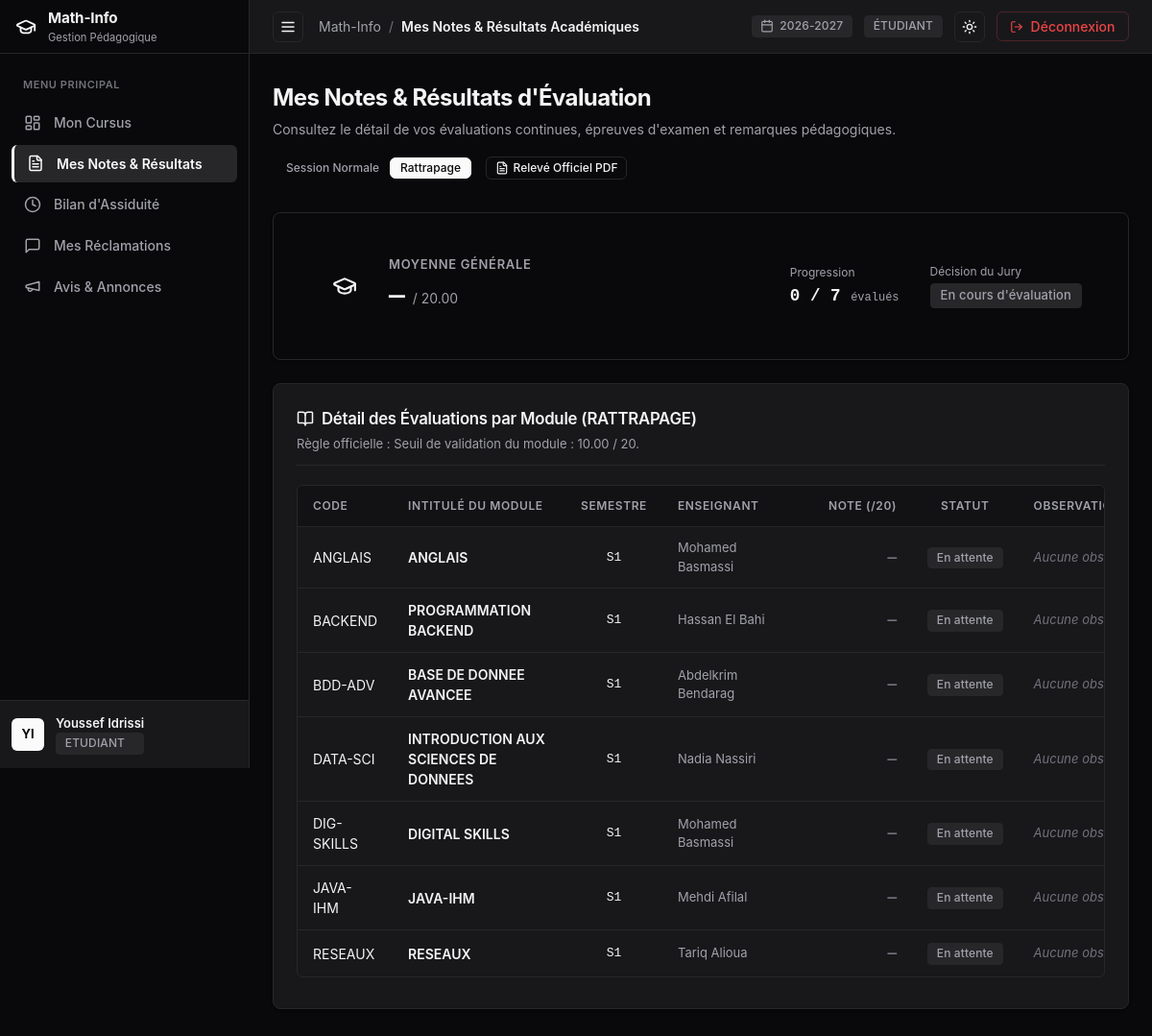
The page /etudiant/notes?session=RATTRAPAGE (signed in) on the database its author committed.
### tables this page shows
CREATE TABLE `utilisateurs` (
  `idUtilisateur` int NOT NULL AUTO_INCREMENT,
  `nom` varchar(100) NOT NULL,
  `prenom` varchar(100) NOT NULL,
  `email` varchar(150) NOT NULL,
  `motDePasse` varchar(255) NOT NULL,
  `role` enum('ADMIN','ENSEIGNANT','ETUDIANT') NOT NULL,
  `dateCreation` timestamp NULL DEFAULT CURRENT_TIMESTAMP,
  PRIMARY KEY (`idUtilisateur`),
  UNIQUE KEY `email` (`email`)
);

CREATE TABLE `modules` (
  `idModule` int NOT NULL AUTO_INCREMENT,
  `code` varchar(20) NOT NULL,
  `intitule` varchar(150) NOT NULL,
  `semestre` enum('S1','S2','S3','S4') NOT NULL,
  `coefficient` float NOT NULL DEFAULT '1',
  `idFiliere` int NOT NULL,
  `idEnseignant` int DEFAULT NULL,
  PRIMARY KEY (`idModule`),
  UNIQUE KEY `code` (`code`),
  KEY `idFiliere` (`idFiliere`),
  KEY `idEnseignant` (`idEnseignant`),
  CONSTRAINT `modules_ibfk_1` FOREIGN KEY (`idFiliere`) REFERENCES `filieres` (`idFiliere`) ON DELETE CASCADE,
  CONSTRAINT `modules_ibfk_2` FOREIGN KEY (`idEnseignant`) REFERENCES `enseignants` (`idUtilisateur`) ON DELETE SET NULL
);

### src/Views/etudiant/notes.php (the view, shortened to what the rows shown need)
<?php
$moyenneVal = $gpa['moyenne'] !== null ? number_format((float)$gpa['moyenne'], 2) : '—';
?>
<div class="content-container">
  <div style="margin-bottom: 2rem;">
    <div style="display: flex; justify-content: space-between; align-items: flex-start; flex-wrap: wrap; gap: 1rem;">
      <div>
        <h1 style="font-size: 1.5rem; font-weight: 700; letter-spacing: -0.025em; color: var(--text-main); margin-bottom: 0.25rem;">
          Mes Notes & Résultats d'Évaluation
        </h1>
        <p style="color: var(--text-muted); font-size: 0.875rem;">
          Consultez le détail de vos évaluations continues, épreuves d'examen et remarques pédagogiques.
        </p>
      </div>
      <div style="display: flex; gap: 0.75rem; align-items: center; flex-wrap: wrap;">
        <div style="display: flex; background: var(--bg-card); border: 1px solid var(--border-color); border-radius: var(--radius-sm); padding: 3px;">
          <a href="/etudiant/notes?session=NORMALE" class="btn btn-sm <?= $currentSession === 'NORMALE' ? 'btn-primary' : 'btn-ghost' ?>" style="padding: 4px 10px; font-size: 0.75rem;">
            Session Normale
          </a>
          <a href="/etudiant/notes?session=RATTRAPAGE" class="btn btn-sm <?= $currentSession === 'RATTRAPAGE' ? 'btn-primary' : 'btn-ghost' ?>" style="padding: 4px 10px; font-size: 0.75rem;">
            Rattrapage
          </a>
        </div>
        <a href="/etudiant/releve/pdf" target="_blank" class="btn btn-outline btn-sm">
          <?= Icon::get('file-text', 14) ?>
          <span>Relevé Officiel PDF</span>
        </a>
      </div>
    </div>
  </div>
  <div class="card" style="margin-bottom: 1.5rem; background: linear-gradient(to right, var(--bg-card), var(--bg-hover));">
    <div style="padding: 1.25rem 1.5rem; display: flex; justify-content: space-between; align-items: center; flex-wrap: wrap; gap: 1.5rem;">
      <div style="display: flex; align-items: center; gap: 1.25rem;">
        <div style="width: 52px; height: 52px; border-radius: var(--radius); background: var(--border-color); display: flex; align-items: center; justify-content: center; color: var(--text-main);">
          <?= Icon::get('graduation-cap', 26) ?>
        </div>
        <div>
          <div style="font-size: 0.8125rem; color: var(--text-muted); text-transform: uppercase; letter-spacing: 0.05em; font-weight: 600;">
            Moyenne Générale
          </div>
          <div style="display: flex; align-items: baseline; gap: 0.5rem; margin-top: 2px;">
            <span style="font-size: 1.75rem; font-weight: 800; font-family: ui-monospace, monospace; color: var(--text-main);">
              <?= $moyenneVal ?>
            </span>
            <span style="font-size: 0.875rem; color: var(--text-muted);">/ 20.00</span>
          </div>
        </div>
      </div>
      <div style="display: flex; gap: 2rem; align-items: center; flex-wrap: wrap;">
        <div>
          <div style="font-size: 0.75rem; color: var(--text-muted); margin-bottom: 2px;">Progression</div>
          <div style="font-size: 1.1rem; font-weight: 700; font-family: ui-monospace, monospace;">
            <?= $gpa['modulesEvalues'] ?> / <?= $gpa['totalModules'] ?> <span style="font-size: 0.75rem; font-weight: 400; color: var(--text-muted);">évalués</span>
          </div>
        </div>
        <div>
          <div style="font-size: 0.75rem; color: var(--text-muted); margin-bottom: 2px;">Décision du Jury</div>
          <div>
            <?php if ($gpa['decision'] === 'Admis'): ?>
              <span class="badge badge-success" style="font-size: 0.8125rem; font-weight: 700; padding: 4px 10px;">
                <span class="status-dot"></span> Admis
              </span>
            <?php elseif ($gpa['decision'] === 'Session de Rattrapage'): ?>
              <span class="badge badge-warning" style="font-size: 0.8125rem; font-weight: 700; padding: 4px 10px;">
                <span class="status-dot"></span> Session de Rattrapage
              </span>
            <?php elseif ($gpa['decision'] === 'Ajourné'): ?>
              <span class="badge badge-destructive" style="font-size: 0.8125rem; font-weight: 700; padding: 4px 10px;">
                <span class="status-dot"></span> Ajourné
              </span>
            <?php else: ?>
              <span class="badge badge-neutral" style="font-size: 0.8125rem; padding: 4px 10px;">
                En cours d'évaluation
              </span>
            <?php endif; ?>
          </div>
        </div>
      </div>
    </div>
  </div>
  <div class="card">
    <div class="card-header">
      <div>
        <span class="card-title">
          <?= Icon::get('book-open', 18) ?>
          <span>Détail des Évaluations par Module (<?= htmlspecialchars($currentSession) ?>)</span>
        </span>
        <span class="card-desc" style="display: block; margin-top: 0.25rem;">
          Règle officielle : Seuil de validation du module : 10.00 / 20.
        </span>
      </div>
    </div>
    <?php if (empty($notes)): ?>
      <div style="padding: 3rem; text-align: center; color: var(--text-muted); font-size: 0.875rem;">
        <div style="margin-bottom: 0.5rem; color: var(--text-subtle);"><?= Icon::get('book-open', 36) ?></div>
        Aucune donnée d'évaluation n'est actuellement disponible pour votre filière.
      </div>
    <?php else: ?>
      <div class="table-wrapper">
        <table class="data-table">
          <thead>
            <tr>
              <th style="min-width: 90px;">Code</th>
              <th style="min-width: 180px;">Intitulé du Module</th>
              <th style="min-width: 80px; text-align: center;">Semestre</th>
              <th style="min-width: 150px;">Enseignant</th>
              <th style="min-width: 110px; text-align: right;">Note (/20)</th>
              <th style="min-width: 110px; text-align: center;">Statut</th>
              <th style="min-width: 180px;">Observations / Remarques</th>
            </tr>
          </thead>
          <tbody>
            <?php foreach ($notes as $n): ?>
              <tr>
                <td>
                  <span class="badge-code"><?= htmlspecialchars($n['module_code']) ?></span>
                </td>
                <td>
                  <div style="font-weight: 600; color: var(--text-main); font-size: 0.875rem;">
                    <?= htmlspecialchars($n['module_intitule']) ?>
                  </div>
                </td>
                <td style="text-align: center; font-family: ui-monospace, monospace; font-size: 0.8125rem;">
                  <?= htmlspecialchars($n['semestre'] ?? 'S1') ?>
                </td>
                <td style="color: var(--text-muted); font-size: 0.8125rem;">
                  <?= !empty($n['enseignant_nom']) ? htmlspecialchars($n['enseignant_prenom'] . ' ' . $n['enseignant_nom']) : '<span style="color: var(--text-subtle);">Non assigné</span>' ?>
                </td>
                <td style="text-align: right; font-weight: 700; font-family: ui-monospace, monospace; font-size: 1rem; color: var(--text-main);">
                  <?= $n['noteFinale'] !== null ? htmlspecialchars(number_format((float)$n['noteFinale'], 2)) : '<span style="color: var(--text-subtle);">—</span>' ?>
                </td>
                <td style="text-align: center;">
                  <?php if ($n['statutValidation'] === 'V'): ?>
                    <span class="badge badge-success">Validé</span>
                  <?php elseif ($n['statutValidation'] === 'RATT'): ?>
                    <span class="badge badge-warning">Rattrapage</span>
                  <?php elseif ($n['statutValidation'] === 'NV'): ?>
                    <span class="badge badge-destructive">Non Validé</span>
                  <?php else: ?>
                    <span class="badge badge-neutral">En attente</span>
                  <?php endif; ?>
                </td>
                <td style="font-size: 0.8125rem; color: var(--text-muted); max-width: 240px;">
                  <?php if (!empty($n['remarque'])): ?>
                    <span title="<?= htmlspecialchars($n['remarque']) ?>">
                      <?= htmlspecialchars($n['remarque']) ?>
                    </span>
                  <?php else: ?>
                    <span style="color: var(--text-subtle); font-style: italic;">Aucune observation</span>
                  <?php endif; ?>
                </td>
              </tr>
            <?php endforeach; ?>
          </tbody>
        </table>
      </div>
    <?php endif; ?>
  </div>
</div>

### src/Views/layout/main.php (shortened to what the rows shown need)
<?php
$currentUser = Auth::user();
$currentRole = Auth::role();
$activeNav = $activeNav ?? 'dashboard';
?>
<!DOCTYPE html>
<html lang="fr" data-theme="dark">
<head>
  <link rel="stylesheet" href="/css/style.css">
</head>
<body class="app-shell">
  <aside id="sidebar" class="sidebar">
    <div class="sidebar-header">
      <a href="/" class="sidebar-brand">
        <span class="brand-icon"><?= Icon::get('graduation-cap', 22) ?></span>
        <div class="brand-text">
          <span class="brand-name">Math-Info</span>
          <span class="brand-sub">Gestion Pédagogique</span>
        </div>
      </a>
    </div>
    <nav class="sidebar-nav">
      <div class="nav-section-title">Menu Principal</div>
      <?php if ($currentRole === 'ADMIN'): ?>
        <a href="/admin/dashboard" class="nav-item <?= $activeNav === 'dashboard' ? 'active' : '' ?>">
          <span class="nav-icon"><?= Icon::get('layout-dashboard', 18) ?></span>
          <span class="nav-label">Tableau de bord</span>
        </a>
        <a href="/admin/filieres" class="nav-item <?= $activeNav === 'filieres' ? 'active' : '' ?>">
          <span class="nav-icon"><?= Icon::get('landmark', 18) ?></span>
          <span class="nav-label">Filières</span>
        </a>
        <a href="/admin/modules" class="nav-item <?= $activeNav === 'modules' ? 'active' : '' ?>">
          <span class="nav-icon"><?= Icon::get('book-open', 18) ?></span>
          <span class="nav-label">Modules</span>
        </a>
        <a href="/admin/utilisateurs" class="nav-item <?= $activeNav === 'utilisateurs' ? 'active' : '' ?>">
          <span class="nav-icon"><?= Icon::get('users', 18) ?></span>
          <span class="nav-label">Utilisateurs</span>
        </a>
        <a href="/admin/inscriptions" class="nav-item <?= $activeNav === 'inscriptions' ? 'active' : '' ?>">
          <span class="nav-icon"><?= Icon::get('clipboard-list', 18) ?></span>
          <span class="nav-label">Inscriptions</span>
        </a>
        <a href="/admin/annonces" class="nav-item <?= $activeNav === 'annonces' ? 'active' : '' ?>">
          <span class="nav-icon"><?= Icon::get('megaphone', 18) ?></span>
          <span class="nav-label">Annonces</span>
        </a>
        <a href="/admin/audit" class="nav-item <?= $activeNav === 'audit' ? 'active' : '' ?>">
          <span class="nav-icon"><?= Icon::get('shield-check', 18) ?></span>
          <span class="nav-label">Journal d'Audit</span>
        </a>
        <a href="/admin/reclamations" class="nav-item <?= $activeNav === 'reclamations' ? 'active' : '' ?>">
          <span class="nav-icon"><?= Icon::get('message-square', 18) ?></span>
          <span class="nav-label">Réclamations</span>
        </a>
      <?php elseif ($currentRole === 'ETUDIANT'): ?>
        <a href="/etudiant/dashboard" class="nav-item <?= $activeNav === 'dashboard' ? 'active' : '' ?>">
          <span class="nav-icon"><?= Icon::get('layout-dashboard', 18) ?></span>
          <span class="nav-label">Mon Cursus</span>
        </a>
        <a href="/etudiant/notes" class="nav-item <?= $activeNav === 'notes' ? 'active' : '' ?>">
          <span class="nav-icon"><?= Icon::get('file-text', 18) ?></span>
          <span class="nav-label">Mes Notes & Résultats</span>
        </a>
        <a href="/etudiant/absences" class="nav-item <?= $activeNav === 'absences' ? 'active' : '' ?>">
          <span class="nav-icon"><?= Icon::get('clock', 18) ?></span>
          <span class="nav-label">Bilan d'Assiduité</span>
        </a>
        <a href="/etudiant/reclamations" class="nav-item <?= $activeNav === 'reclamations' ? 'active' : '' ?>">
          <span class="nav-icon"><?= Icon::get('message-square', 18) ?></span>
          <span class="nav-label">Mes Réclamations</span>
        </a>
        <a href="/etudiant/annonces" class="nav-item <?= $activeNav === 'annonces' ? 'active' : '' ?>">
          <span class="nav-icon"><?= Icon::get('megaphone', 18) ?></span>
          <span class="nav-label">Avis & Annonces</span>
        </a>
      <?php endif; ?>
    </nav>
    <div class="sidebar-footer">
      <div class="user-profile-widget">
        <div class="user-avatar">
          <?= strtoupper(substr($currentUser ? $currentUser->getPrenom() : 'U', 0, 1) . substr($currentUser ? $currentUser->getNom() : 'S', 0, 1)) ?>
        </div>
        <div class="user-meta">
          <span class="user-name"><?= htmlspecialchars($currentUser ? $currentUser->getNomComplet() : 'Utilisateur') ?></span>
          <span class="user-role-badge badge badge-neutral"><?= htmlspecialchars($currentRole ?? '') ?></span>
        </div>
      </div>
    </div>
  </aside>
  <div class="main-wrapper">
    <header class="app-topbar">
      <div class="topbar-left">
        <button id="sidebarToggle" class="btn btn-icon sidebar-toggle-btn-topbar" title="Basculer le menu" aria-label="Menu">
          <?= Icon::get('menu', 18) ?>
        </button>
        <div class="breadcrumb">
          <span class="breadcrumb-root">Math-Info</span>
          <span class="breadcrumb-sep">/</span>
          <span class="breadcrumb-current"><?= htmlspecialchars($title ?? 'Dashboard') ?></span>
        </div>
      </div>
      <div class="topbar-right">
        <div class="badge badge-neutral" title="Année Universitaire en cours">
          <?= Icon::get('calendar', 14) ?>
          <span>2026-2027</span>
        </div>
        <?php if ($currentRole === 'ADMIN'): ?>
          <span class="badge badge-warning">ADMIN</span>
        <?php elseif ($currentRole === 'ENSEIGNANT'): ?>
          <span class="badge badge-neutral">ENSEIGNANT</span>
        <?php else: ?>
          <span class="badge badge-neutral">ÉTUDIANT</span>
        <?php endif; ?>
        <button id="themeToggle" class="btn btn-icon" title="Basculer Mode Clair/Sombre" aria-label="Basculer Thème">
          <span id="themeIcon"><?= Icon::get('sun', 16) ?></span>
        </button>
        <a href="/logout" class="btn btn-destructive" title="Déconnexion">
          <?= Icon::get('log-out', 14) ?>
          <span class="desktop-only">Déconnexion</span>
        </a>
      </div>
    </header>
    <main class="page-content">
      <div class="content-container">
        <?= $content ?>
      </div>
    </main>
  </div>
</body>
</html>

### rows shown on the page
utilisateurs: prenom+nom "YI", prenom+nom "Youssef Idrissi"
modules: code "ANGLAIS", intitule "ANGLAIS", semestre "S1", utilisateurs.prenom+nom "Mohamed Basmassi"
modules: code "BACKEND", intitule "PROGRAMMATION BACKEND", semestre "S1", utilisateurs.prenom+nom "Hassan El Bahi"
modules: code "BDD-ADV", intitule "BASE DE DONNEE AVANCEE", semestre "S1", utilisateurs.prenom+nom "Abdelkrim Bendarag"
modules: code "DATA-SCI", intitule "INTRODUCTION AUX SCIENCES DE DONNEES", semestre "S1", utilisateurs.prenom+nom "Nadia Nassiri"
modules: code "DIG-SKILLS", intitule "DIGITAL SKILLS", semestre "S1", utilisateurs.prenom+nom "Mohamed Basmassi"
modules: code "JAVA-IHM", intitule "JAVA-IHM", semestre "S1", utilisateurs.prenom+nom "Mehdi Afilal"
modules: code "RESEAUX", intitule "RESEAUX", semestre "S1", utilisateurs.prenom+nom "Tariq Alioua"

### other values the page prints
$currentRole "ETUDIANT"
$title "Mes Notes & Résultats Académiques"
$moyenneVal "—"
$gpa['modulesEvalues'] "0"
$gpa['totalModules'] "7"
$currentSession "RATTRAPAGE"
